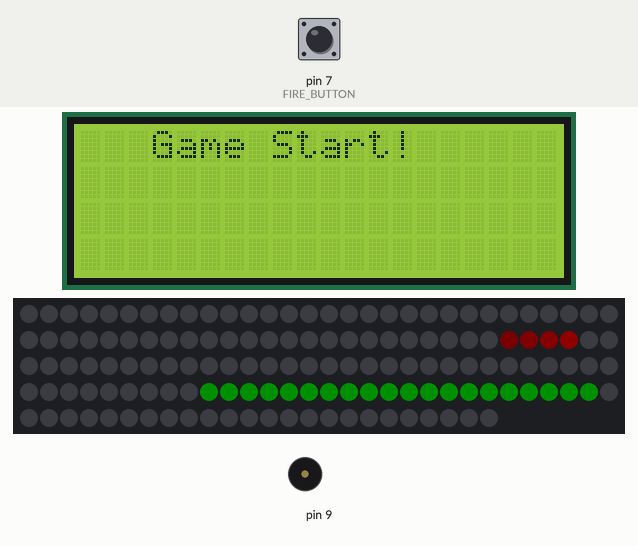
Recording of a sketch running on a simulated Arduino Uno, built with avr-gcc and run on an emulated ATmega328P. Shown: 20×4 character LCD, 144 RGB LEDs in strip order, left to right, continuing on the next row, buzzer (waves = sounding). Inputs (shaded band) come from the test bench; at power-on: pin 7 (FIRE_BUTTON) HIGH. Dim RGB values are drawn brighter than linear; random numbers use the default seed unless the sketch sets one; what the sketch prints to the serial monitor is not drawn.

Above: at 1.5 s.
1.6 s: pin 7 (FIRE_BUTTON) pulled LOW for 0.15 s
At 2.9 s:
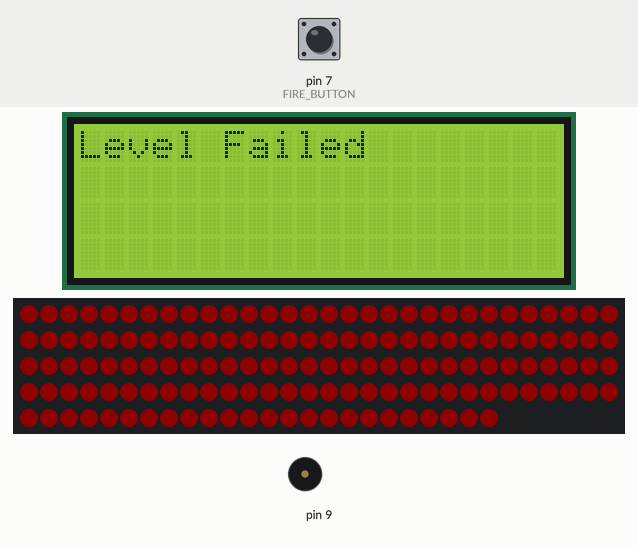
3.2 s: pin 7 (FIRE_BUTTON) pulled LOW for 3.2 s
7.9 s: pin 7 (FIRE_BUTTON) pulled LOW for 3.2 s
At 13.52 s:
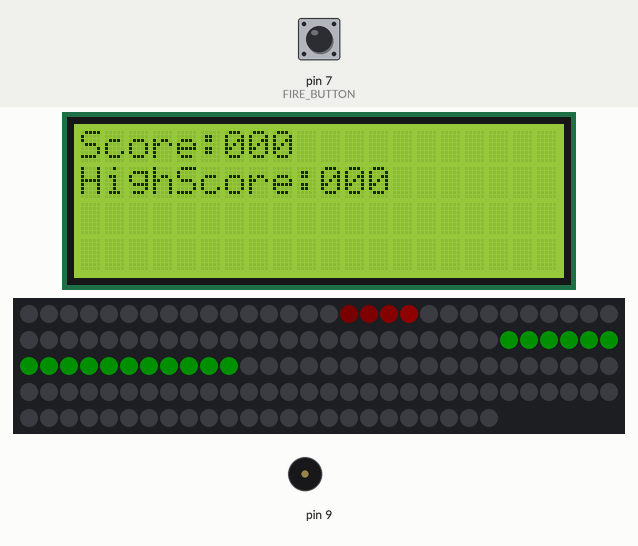
14.1 s: pin 7 (FIRE_BUTTON) pulled LOW for 1 s
At 15.6 s:
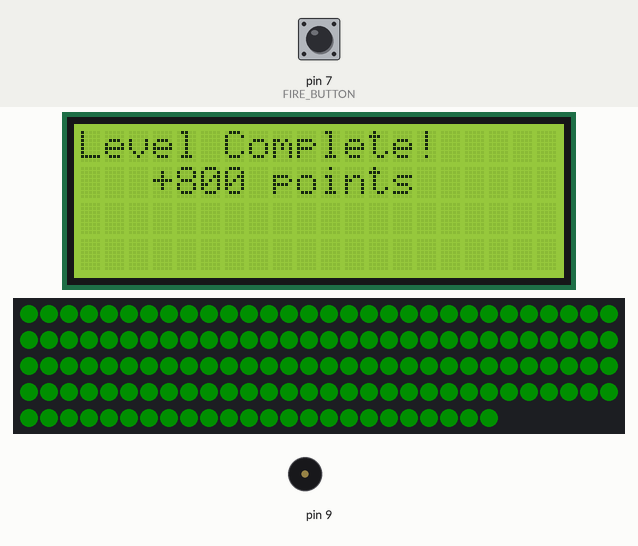
19.6 s: pin 7 (FIRE_BUTTON) pulsed LOW 2 times (0.12 s each, 0.3 s apart)
At 23.87 s:
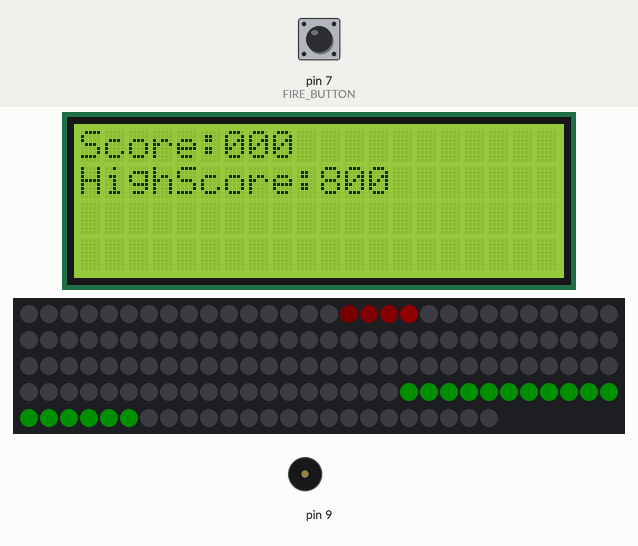
27.7 s: pin 7 (FIRE_BUTTON) pulled LOW for 0.15 s
At 29.2 s:
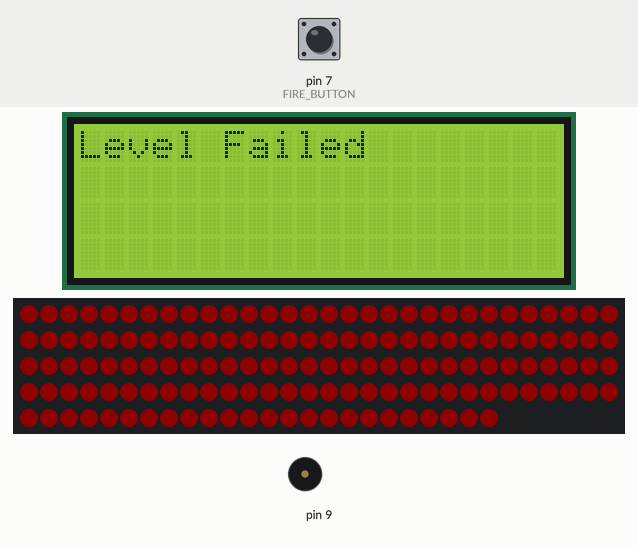
Timing chart, 0 to 31.8 s (numbered marks = the images above; inputs shaded):
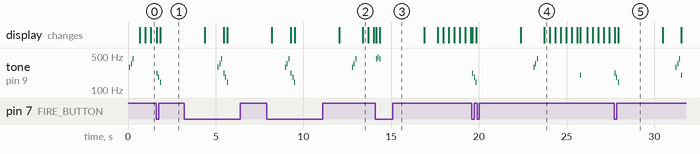

The sketch:

Final_Project_Game.ino
```cpp
//  Import the library we need for manipulating the leds on the led strip
#include<Adafruit_NeoPixel.h>
#include<LiquidCrystal_I2C.h>
//  Define a constant which describes the number of leds on the led strip
#define NUMPIXELS 144
//  Define a constant which describes which pin on the arduino should be used to transfer data to the led strip
#define LED_STRIP_PIN 5

//  Define a constant which describes how bright the leds on the led strip should be
#define BRIGHTNESS 15


//  Define the led strip as a variable. Pass in the constants required by the strip to work as arguments.
//  The last argument describes the format the library will use to transfer data to the led strip, which might differ between strips. They claim that the strip should receive its data at 800 khz, and that the strip is expecting the data to be in GRBW format (our strip has a white leds on it, meaning that it uses the GRBW format)
Adafruit_NeoPixel strip(NUMPIXELS, LED_STRIP_PIN, NEO_GRBW + NEO_KHZ800);

// Setting the LCD address
LiquidCrystal_I2C lcd(0x27,20,4);

//  Define a constant which describes which pin the button used for confirming your selected led is used for.
#define FIRE_BUTTON 7

//  Defining variables for numbers
float fruit_position_f = 99;
int fruit_size = 20;
int level = 1;
int ship_position = 1;
int ship_speed = 1;
int high_score = 0;
int current_score = 0;
int dodge = 5;
float fruit_speed = 0;

void drawline(int position, int size, uint32_t color){ // Function to draw a line of pixels with variable size, saves repeating the code
  for (int i = 0; i<size; i++){
    strip.setPixelColor(position + i, color);
  }
}

int trail_positions[] = {
  0,0,0,0
};
void trail(int position, int direction, int colortype){ // Tracks last few of ship's positions and fills with light that has less intensity
  int power = 128;
  for(int i=0; i<4; i++){
    strip.setPixelColor(trail_positions[i], strip.Color(power, 0,0));
    power /= 2;
  }
  strip.setPixelColor(trail_positions[3], 0);
  for(int i=2; i>=0; i--){
    trail_positions[i+1] = trail_positions[i];
  }
  trail_positions[0] = position;
}


void setup() {
  // put your setup code here, to run once:

  lcd.init();
  lcd.backlight();

  Serial.begin(9600);

  strip.begin();           // INITIALIZE NeoPixel strip object (REQUIRED)
  strip.show();            // Turn OFF all pixels ASAP
  strip.setBrightness(BRIGHTNESS);

  lcd.setCursor(3, 0);
  lcd.print("Game Start!");

  pinMode(FIRE_BUTTON, INPUT_PULLUP); //  Tell the arduino that we are going to be reading this pin's value, and that the arduino should connect this pin to its built-in resistor. This means that we don't have to add in an extra resistor between the button and the arduino, as the arduino can do this for us.

  tone(9, 293, 50);
  delay(100);
  tone(9, 349, 50);
  delay(100);
  tone(9, 440, 50);
  delay(100);

}

void loop() {
  int fruit_position = (int)fruit_position_f;
  if (ship_position == NUMPIXELS){ // Causes ship to bounce and change direction when hitting edge
    ship_speed = -1;
    tone(9, 200);
    delay(50);
    noTone(9);
    delay(50);
  }
  else if(ship_position <= 0){
    ship_speed = 1;
    tone(9, 200);
    delay(50);
    noTone(9);
    delay(50);
  }

  if (fruit_position + fruit_size >= NUMPIXELS){ // Same as above but for fruit
    fruit_speed *= -1;
  }
  else if (fruit_position <= 0){
    fruit_speed *= -1;
  }


  ship_position += ship_speed; // This is what makes the ship and fruit move
  fruit_position_f += fruit_speed;


  uint32_t fruit_color = strip.Color(0, 255, 0);  //  Sets up the colour of the fruit as green. The colour is stored as a 32-bit unsigned integer (uint32_t)


  if (level > 10 && ship_position<fruit_position && ship_position>fruit_position-2 && dodge > 0){ // Dodge code for later levels
    drawline(fruit_position, fruit_size, 0);
    drawline(fruit_position-dodge, fruit_size, fruit_color);
    fruit_position_f -= (float)dodge;
    dodge = 0;
  }
  else if(level > 10 && ship_position>fruit_position+fruit_size && ship_position<fruit_position+fruit_size+2 && dodge > 0){ // Dodge in different direction
    drawline(fruit_position, fruit_size, 0);
    drawline(fruit_position+dodge, fruit_size, fruit_color);
    fruit_position_f += (float)dodge;
    dodge = 0;
  }
  else{
    drawline(fruit_position-10, 10, 0);
    drawline(fruit_position+fruit_size, 10,0);
    drawline(fruit_position, fruit_size, fruit_color);
  }

  Serial.print(fruit_position);
  Serial.print(' ');
  Serial.print(fruit_size);
  Serial.print(' ');
  Serial.println(level); // Printing stuff for debugging
  strip.show(); //  When you set the colours of the leds on the strip they won't change on their own. The strip.show() function forces the leds to update their colour to the ones previously set.

  trail(ship_position, 0, 0);

  uint32_t ship_color = strip.Color(255, 0, 0);
  strip.setPixelColor(ship_position, ship_color);

  strip.show();
  if(!digitalRead(FIRE_BUTTON)){ // Only triggers when button is hit
    if(ship_position>=fruit_position && ship_position < fruit_position+fruit_size){
      int center = fruit_position + fruit_size/2; // These two lines calculate score gain based on accuracy
      int ship_accuracy = abs(ship_position - center);
      drawline(0, NUMPIXELS, strip.Color(0,255,0));
      level++;
      ship_position = 1;
      current_score += fruit_size/2-ship_accuracy+level;
      if (high_score < current_score){ // Sets high-score
        high_score = current_score;
      }
      lcd.clear();
      lcd.print("Level Complete!");
      lcd.setCursor(3, 1);
      lcd.print("+");
      lcd.print(fruit_size/2-ship_accuracy+level);
      lcd.print("00 points");
      lcd.setCursor(3, 0);
      tone(9, 440, 50);
      delay(100);
      tone(9, 466, 50);
      delay(100);
      tone(9, 440, 50);
    }else{
      drawline(0, NUMPIXELS, strip.Color(255,0,0));
      level = 1;
      ship_position = 1;
      lcd.clear();
      lcd.print("Level Failed");
      tone(9, 223, 50);
      delay(100);
      tone(9, 185, 50);
      delay(100);
      tone(9, 146, 50);
      current_score = 0;
      fruit_speed = 0;

    }
    dodge = random(0, 10);
    strip.show(); //  Update the leds on the strip

    delay(2500);  //  We should wait a second before turning the leds on the strip off.
    lcd.clear();
    lcd.print("Score:");
    lcd.print(current_score);
    lcd.print("00");
    lcd.setCursor(0, 1);
    lcd.print("HighScore:");
    lcd.print(high_score);
    lcd.print("00");
    drawline(0, NUMPIXELS, 0);

    strip.show(); //  Update the leds on the strip

    if (level < 11){
      fruit_size = 20 - random(level, level+3); // Randomly generates a number to subtract, making it harder over time
    }
    else if (level > 10){ // Ensures no soft-locking or impossible levels
      fruit_size = random(4, 7);
    }

    if (level >= 20){
      fruit_speed = (float)random(-(level-15),level-15) * 0.05;
    }

    fruit_position_f = random(10,NUMPIXELS-fruit_size); //  Randomly choose a new position for the fruit
    delay(750);

    if(level == 1){ // Special tune for level 1
      tone(9, 293, 50);
      delay(100);
      tone(9, 349, 50);
      delay(100);
      tone(9, 440, 50);
      delay(100);
    }
    else if(level == 11){ // Special tune for when tricks come into play
      tone(9, 466, 50);
      delay(100);
      tone(9, 440, 50);
      delay(100);
      tone(9, 349, 50);
      delay(100);
    }

  }

}
```

Measured:
- by itself, tone on pin 9: plays 223 Hz for 0.05 s, 185 Hz for 0.05 s, 146 Hz for 0.05 s, 293 Hz for 0.05 s, 349 Hz for 0.05 s, 440 Hz for 0.05 s … (7 notes in this stretch)
